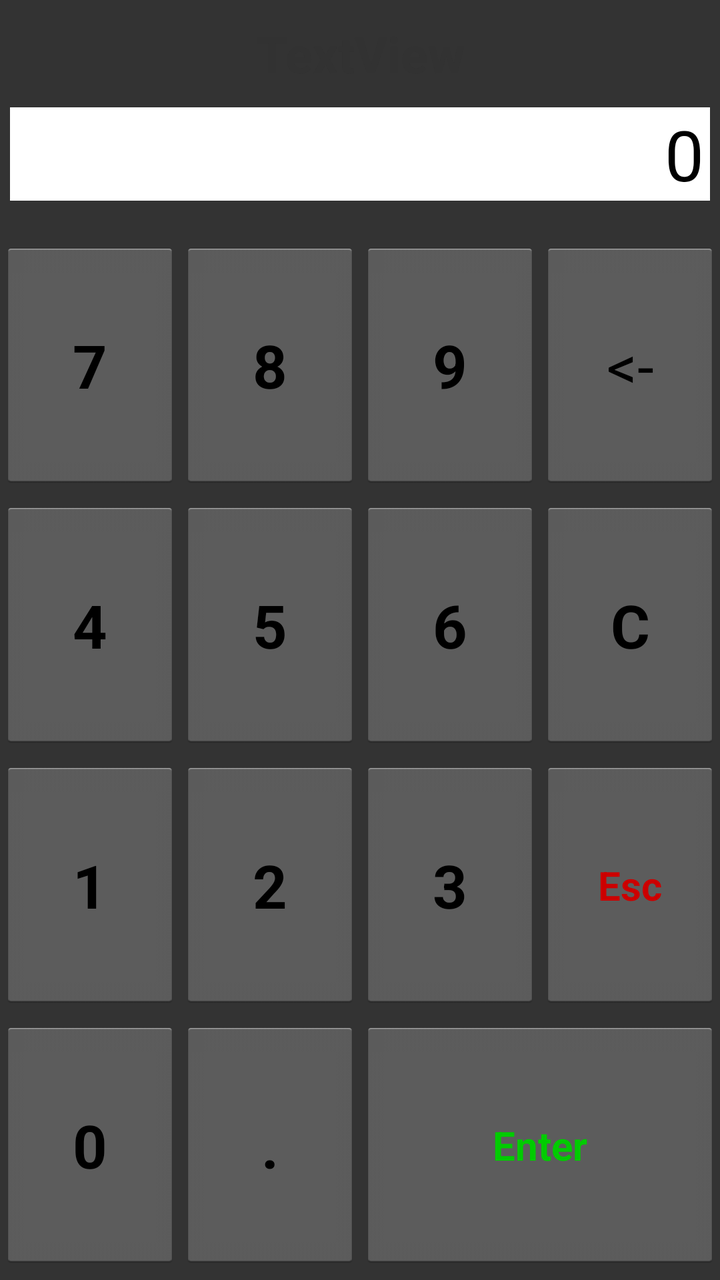
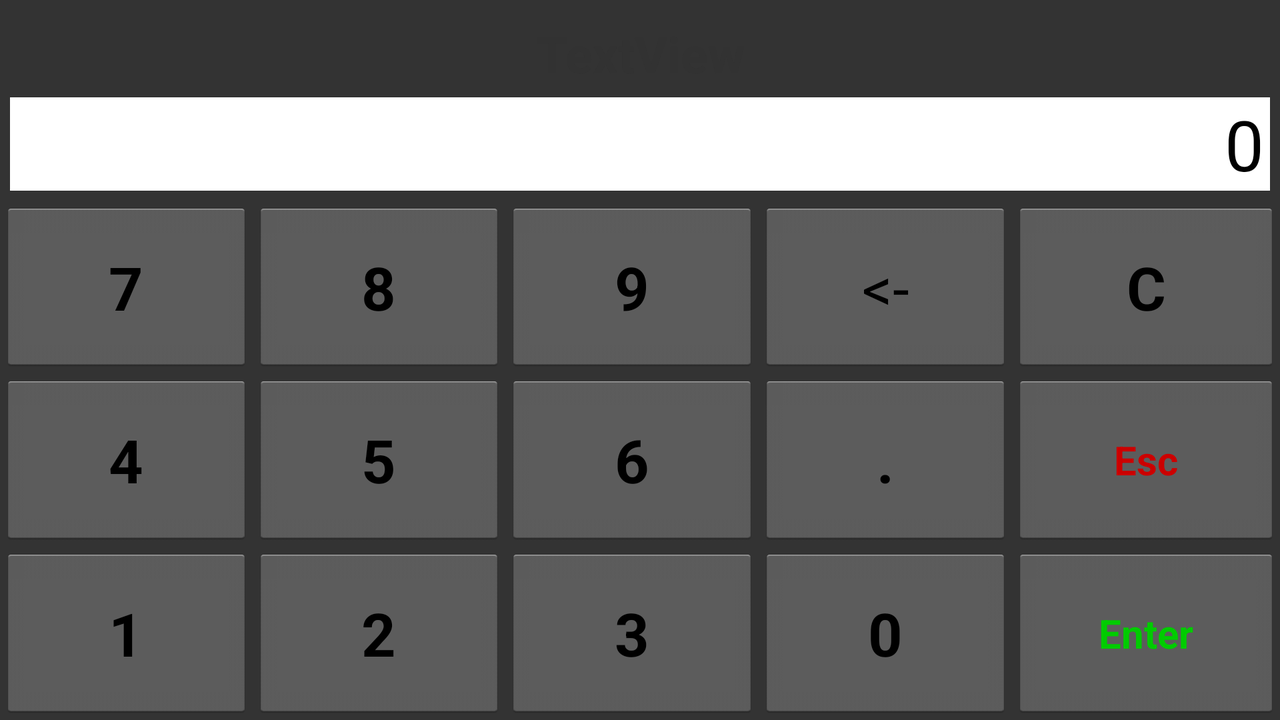

One screen, two layout resources from the same app: the default and the repository's alternative for another configuration. Each is rendered where Android would select it; the XML of both is given below.
<!-- AndroidManifest.xml: application theme AppTheme -->
<!-- res/layout/numpad.xml -->
<?xml version="1.0" encoding="utf-8"?>
<LinearLayout xmlns:android="http://schemas.android.com/apk/res/android"
    android:orientation="vertical"
    android:layout_width="fill_parent"
    android:layout_height="fill_parent" android:weightSum="1" android:background="#333333">
    <TextView android:text="TextView" android:layout_height="wrap_content" android:layout_width="fill_parent" android:textStyle="bold" android:gravity="center" android:textSize="25sp" android:layout_marginTop="10sp" android:id="@+id/tvName"></TextView>
    <TextView android:layout_height="wrap_content" android:text="0" android:textColor="#000000" android:background="#ffffff" android:layout_width="fill_parent" android:gravity="right" android:paddingRight="3dp" android:textSize="35sp" android:layout_marginBottom="20sp" android:layout_marginTop="10sp" android:layout_marginLeft="5sp" android:layout_marginRight="5sp" android:id="@+id/tvQty"></TextView>
    <TableLayout android:layout_width="fill_parent" android:layout_height="fill_parent" android:stretchColumns="*">
        <TableRow android:layout_width="wrap_content" android:layout_height="0dp" android:layout_weight="1" android:paddingBottom="5sp">
            <Button android:id="@+id/btn7" android:textStyle="bold" android:layout_height="fill_parent" android:layout_weight="1" android:layout_width="wrap_content" android:text="7" android:textSize="30sp"></Button>
            <Button android:id="@+id/btn8" android:textStyle="bold" android:layout_height="fill_parent" android:layout_weight="1" android:layout_width="wrap_content" android:text="8" android:textSize="30sp"></Button>
            <Button android:id="@+id/btn9" android:textStyle="bold" android:layout_height="fill_parent" android:layout_weight="1" android:layout_width="wrap_content" android:text="9" android:textSize="30sp"></Button>
            <Button android:id="@+id/btnBack" android:text="&lt;-" android:layout_height="fill_parent" android:layout_weight="1" android:layout_width="1sp" android:textSize="30sp"></Button>
        </TableRow>
        <TableRow android:layout_width="wrap_content" android:layout_height="0dp" android:layout_weight="1" android:paddingBottom="5sp">
            <Button android:id="@+id/btn4" android:text="4" android:textStyle="bold" android:layout_height="fill_parent" android:layout_weight="1" android:layout_width="wrap_content" android:textSize="30sp"></Button>
            <Button android:id="@+id/btn5" android:text="5" android:textStyle="bold" android:layout_height="fill_parent" android:layout_weight="1" android:layout_width="wrap_content" android:textSize="30sp"></Button>
            <Button android:id="@+id/btn6" android:text="6" android:textStyle="bold" android:layout_height="fill_parent" android:layout_weight="1" android:layout_width="wrap_content" android:textSize="30sp"></Button>
            <Button android:text="C" android:id="@+id/btnClear" android:textStyle="bold" android:layout_height="fill_parent" android:layout_weight="1" android:layout_width="wrap_content" android:textSize="30sp"></Button>
        </TableRow>
        <TableRow android:layout_width="wrap_content" android:layout_height="fill_parent" android:layout_weight="1" android:paddingBottom="5sp">
            <Button android:id="@+id/btn1" android:text="1" android:textStyle="bold" android:layout_height="fill_parent" android:layout_weight="1" android:layout_width="wrap_content" android:textSize="30sp"></Button>
            <Button android:id="@+id/btn2" android:text="2" android:textStyle="bold" android:layout_height="fill_parent" android:layout_weight="1" android:layout_width="wrap_content" android:textSize="30sp"></Button>
            <Button android:id="@+id/btn3" android:text="3" android:textStyle="bold" android:layout_height="fill_parent" android:layout_weight="1" android:layout_width="wrap_content" android:textSize="30sp"></Button>
            <Button android:text="Esc" android:id="@+id/btnEsc" android:textStyle="bold" android:layout_height="fill_parent" android:layout_weight="1" android:layout_width="1sp" android:textColor="#CC0000" android:textSize="20sp"></Button>
        </TableRow>
        <TableRow android:layout_width="wrap_content" android:layout_height="0dp" android:layout_weight="1" android:paddingBottom="5sp">
            <Button android:id="@+id/btn0" android:text="0" android:textStyle="bold" android:layout_height="fill_parent" android:layout_weight="1" android:layout_width="wrap_content" android:textSize="30sp"></Button>
            <Button android:id="@+id/btnDot" android:text="." android:textStyle="bold" android:layout_height="fill_parent" android:layout_weight="1" android:layout_width="wrap_content" android:textSize="30sp"></Button>
            <Button android:id="@+id/btnEnter" android:text="Enter" android:textStyle="bold" android:layout_height="fill_parent" android:layout_weight="1" android:layout_width="wrap_content" android:layout_span="2" android:textColor="#00CC00" android:textSize="20sp"></Button>
        </TableRow>
    </TableLayout>
</LinearLayout>
<!-- resources referenced by this layout -->
<resources>
  <style name="AppTheme" parent="AppBaseTheme">
          
      </style>
  <style name="AppBaseTheme" parent="android:Theme.Holo.Light">
          
      </style>
</resources>
<!-- res/layout-land/numpad.xml (the repository's variant of the layout above) -->
<!-- drawn on the phone turned sideways -->
<?xml version="1.0" encoding="utf-8"?>
<LinearLayout
  xmlns:android="http://schemas.android.com/apk/res/android"
  android:orientation="vertical"
  android:layout_width="fill_parent"
    android:layout_height="fill_parent" android:weightSum="1" android:background="#333333">
    <TextView android:text="TextView" android:layout_height="wrap_content" android:layout_width="fill_parent" android:textStyle="bold" android:gravity="center" android:textSize="25sp" android:layout_marginTop="10sp" android:id="@+id/tvName"></TextView>
    <TextView android:layout_height="wrap_content" android:text="0" android:textColor="#000000" android:background="#ffffff" android:layout_width="fill_parent" android:gravity="right" android:paddingRight="3dp" android:textSize="35sp" android:layout_marginLeft="5sp" android:layout_marginRight="5sp" android:id="@+id/tvQty" android:layout_marginBottom="5sp" android:layout_marginTop="5sp"></TextView>
    <TableLayout android:layout_width="fill_parent" android:layout_height="fill_parent" android:stretchColumns="*">
        <TableRow android:layout_width="wrap_content" android:layout_height="0dp" android:layout_weight="1">
            <Button android:id="@+id/btn7" android:textStyle="bold" android:layout_height="fill_parent" android:layout_weight="1" android:layout_width="wrap_content" android:text="7" android:textSize="30sp"></Button>
            <Button android:id="@+id/btn8" android:textStyle="bold" android:layout_height="fill_parent" android:layout_weight="1" android:layout_width="wrap_content" android:text="8" android:textSize="30sp"></Button>
            <Button android:id="@+id/btn9" android:textStyle="bold" android:layout_height="fill_parent" android:layout_weight="1" android:layout_width="wrap_content" android:text="9" android:textSize="30sp"></Button>
            <Button android:id="@+id/btnBack" android:text="&lt;-" android:layout_height="fill_parent" android:layout_weight="1" android:layout_width="1sp" android:textSize="30sp"></Button>
            <Button android:text="C" android:id="@+id/btnClear" android:textStyle="bold" android:layout_height="fill_parent" android:layout_weight="1" android:layout_width="wrap_content" android:textSize="30sp"></Button>
        </TableRow>
        <TableRow android:layout_width="wrap_content" android:layout_height="0dp" android:layout_weight="1">
            <Button android:id="@+id/btn4" android:text="4" android:textStyle="bold" android:layout_height="fill_parent" android:layout_weight="1" android:layout_width="wrap_content" android:textSize="30sp"></Button>
            <Button android:id="@+id/btn5" android:text="5" android:textStyle="bold" android:layout_height="fill_parent" android:layout_weight="1" android:layout_width="wrap_content" android:textSize="30sp"></Button>
            <Button android:id="@+id/btn6" android:textStyle="bold" android:layout_height="fill_parent" android:layout_weight="1" android:layout_width="wrap_content" android:text="6" android:textSize="30sp"></Button>
            <Button android:id="@+id/btnDot" android:text="." android:textStyle="bold" android:layout_height="fill_parent" android:layout_weight="1" android:layout_width="wrap_content" android:textSize="30sp"></Button>
            <Button android:id="@+id/btnEsc" android:text="Esc" android:textStyle="bold" android:layout_height="fill_parent" android:layout_weight="1" android:layout_width="1sp" android:textColor="#CC0000" android:textSize="20sp"></Button>
        </TableRow>
        <TableRow android:layout_width="wrap_content" android:layout_height="fill_parent" android:layout_weight="1">
            <Button android:id="@+id/btn1" android:text="1" android:textStyle="bold" android:layout_height="fill_parent" android:layout_weight="1" android:layout_width="wrap_content" android:textSize="30sp"></Button>
            <Button android:id="@+id/btn2" android:text="2" android:textStyle="bold" android:layout_height="fill_parent" android:layout_weight="1" android:layout_width="wrap_content" android:textSize="30sp"></Button>
            <Button android:id="@+id/btn3" android:text="3" android:textStyle="bold" android:layout_height="fill_parent" android:layout_weight="1" android:layout_width="wrap_content" android:textSize="30sp"></Button>
            <Button android:id="@+id/btn0" android:text="0" android:textStyle="bold" android:layout_height="fill_parent" android:layout_weight="1" android:layout_width="wrap_content" android:textSize="30sp"></Button>
            <Button android:id="@+id/btnEnter" android:text="Enter" android:textStyle="bold" android:layout_height="fill_parent" android:layout_weight="1" android:layout_width="wrap_content" android:textColor="#00CC00" android:textSize="20sp"></Button>
        </TableRow>
    </TableLayout>
</LinearLayout>
